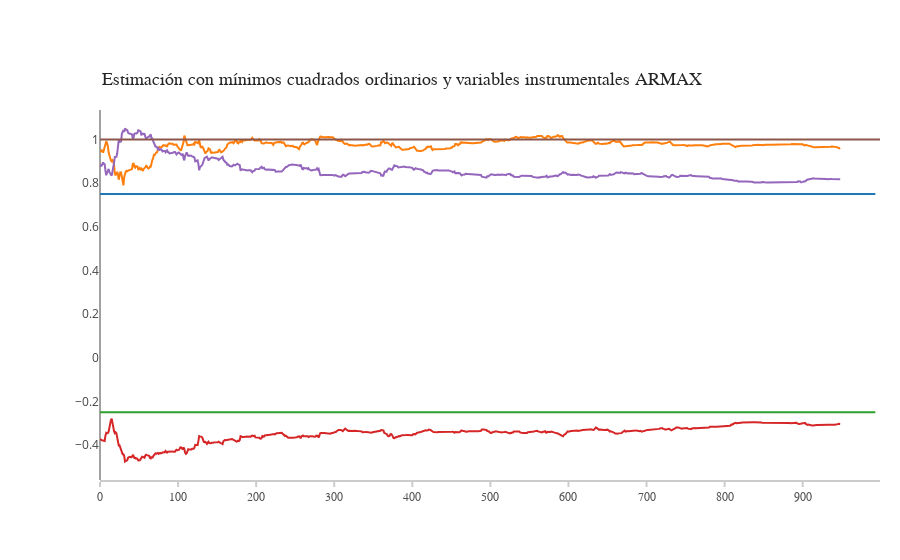

Notebook code for this chart:
### Code cell
trace = go.Scatter(
    y = a1,
    x = np.arange(nobs),
    name = 'Parametro a1')

trace1 = go.Scatter(
    y = c3,
    x = np.arange(nobs),
    name = 'Estimacion a1')

trace2 = go.Scatter(
    y = a2,
    x = np.arange(nobs),
    name = 'Parametro a2')

trace3 = go.Scatter(
    y = c2,
    x = np.arange(nobs),
    name = 'Estimacion a2')

trace4 = go.Scatter(
    y = c1,
    x = np.arange(nobs),
    name = 'Estimación b')

trace5 = go.Scatter(
    y = [1 for _ in range(nobs)],
    x = np.arange(nobs),
    name = 'Parámetro b')


layout = go.Layout(
    xaxis=dict(
        showline=True,
        showgrid=False,
        showticklabels=True,
        linecolor='rgb(204, 204, 204)',
        linewidth=2,
        ticks='outside',
        tickcolor='rgb(204, 204, 204)',
        tickwidth=2,
        ticklen=5,
        tickfont=dict(
            family='Arial',
            size=12,
            color='rgb(82, 82, 82)',
        ),
    ),
    yaxis=dict(
        showgrid=False,
        zeroline=False,
        showline=False,

        showticklabels=True,
    ),
    autosize=False,
    margin=dict(
        autoexpand=False,
        l=100,
        r=20,
        t=110,
    )
)

annotations = []
annotations.append(dict(xref='paper', yref='paper', x=0.0, y=1.05,
                              xanchor='left', yanchor='bottom',
                              text='Estimación con mínimos cuadrados ordinarios y variables instrumentales ARMAX',
                              font=dict(family='Arial',
                                        size=18,
                                        color='rgb(37,37,37)'),
                              showarrow=False))

layout['annotations'] = annotations

layout['annotations'] = annotations
traces = [trace, trace1, trace2, trace3, trace4, trace5]

fig = go.Figure(data=traces, layout=layout)
py.iplot(fig,filename='ARMAX2')

### Figure 1 — Plotly figure (JSON) as saved in the notebook; plotly's stock layout.template omitted (floating-point values rounded to 4 significant figures; data arrays with more than 128 entries replaced by an {"elided": "..."} marker saying what was removed)
{"data": [{"name": "Parametro a1", "type": "scatter", "uid": "62dc1b20-7376-4e34-819c-c2476a48c5c9", "x": {"elided": "1000 int values"}, "y": {"elided": "994 float values"}}, {"name": "Estimacion a1", "type": "scatter", "uid": "2b79e46f-fbca-4e9a-99e5-4b3d668f0849", "x": {"elided": "1000 int values"}, "y": {"elided": "949 float values"}}, {"name": "Parametro a2", "type": "scatter", "uid": "5879d4c6-aa10-4102-a00c-069a62315118", "x": {"elided": "1000 int values"}, "y": {"elided": "994 float values"}}, {"name": "Estimacion a2", "type": "scatter", "uid": "9849abc3-80d2-4da4-bd6d-82f9f80a87fc", "x": {"elided": "1000 int values"}, "y": {"elided": "949 float values"}}, {"name": "Estimación b", "type": "scatter", "uid": "c2924ff1-c4d0-41e3-986c-a3abaf2576b0", "x": {"elided": "1000 int values"}, "y": {"elided": "949 float values"}}, {"name": "Parámetro b", "type": "scatter", "uid": "ce95ea00-ccba-426f-9060-53018340bbaa", "x": {"elided": "1000 int values"}, "y": {"elided": "1000 int values"}}], "layout": {"annotations": [{"font": {"color": "rgb(37,37,37)", "family": "Arial", "size": 18}, "showarrow": false, "text": "Estimación con mínimos cuadrados ordinarios y variables instrumentales ARMAX", "x": 0, "xanchor": "left", "xref": "paper", "y": 1.05, "yanchor": "bottom", "yref": "paper"}], "autosize": false, "margin": {"autoexpand": false, "l": 100, "r": 20, "t": 110}, "xaxis": {"linecolor": "rgb(204, 204, 204)", "linewidth": 2, "showgrid": false, "showline": true, "showticklabels": true, "tickcolor": "rgb(204, 204, 204)", "tickfont": {"color": "rgb(82, 82, 82)", "family": "Arial", "size": 12}, "ticklen": 5, "ticks": "outside", "tickwidth": 2}, "yaxis": {"showgrid": false, "showline": false, "showticklabels": true, "zeroline": false}}}
